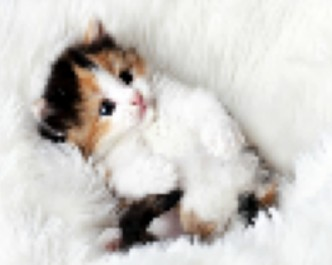
#> input picture 5_Conv/tutorial_image/kitty.jpg, 332 x 265 px
$ jupyter execute 1.im2col.ipynb
#> lines starting #> are read from the running program, lines starting #| are printed output that depends on the picture
[cell 1]
# To add a new cell, type '# %%'
# To add a new markdown cell, type '# %% [markdown]'
# %%
import numpy as np
import pandas as pd
import cv2
import matplotlib.pyplot as plt

def gaussian_kernel2d(size, sigma):

    s = 2 * sigma ** 2
    center = size // 2
    output = np.zeros((size, size))
    for i in range(size):
        for j in range(size):
            y = i - center
            x = j - center
            output[i, j] = np.exp(-(x ** 2 + y ** 2) / s)
    return output / np.sum(output)

image = cv2.imread("tutorial_image/kitty.jpg")
#> image is the input picture: shape (265, 332, 3); mean B, G, R 200.9, 204.9, 207.8
print(f"{image.shape}")
#| (265, 332, 3)

# BCHW -> NCHW
itensor = image.transpose(2,0,1)[None] # 在前面加一个维度。在最后加一个维度呢？
print(itensor.shape)
#| (1, 3, 265, 332)

kernel = np.vstack([
    np.array(
    [
        [1, 1, -1],
        [1, -8, -1],
        [1, 1, -1]
    ])[None] / 8,
    np.array(
    [
        [1, 0, -1],
        [1, 0, -1],
        [1, 0, -1]
    ])[None],
    gaussian_kernel2d(3, 10)[None]
    #gaussian_kernel2d(3, 1)[None]
])


n, c, h, w = itensor.shape
#> n = 1; c = 3; h = 265; w = 332
print("itensor:",n, c, h, w)
#| itensor: 1 3 265 332

kc, ks, _ = kernel.shape
print("kernel:", kc, ks, ks)


#* 计算输出维度的列数s = (image_width - kernel_width + 1) x (image_height - kernel_height + 1)
# for one image
s = (w - ks + 1) * (h - ks + 1)
#> s = 86790
print(s)
#| 86790
kernel.shape
image.shape
itensor.shape


# %%
column = np.zeros((ks * ks * kc, s)) # for one image
column.shape


# %%
krow = kernel.reshape(-1, ks**2*kc)
krow.shape


# %%
st_offset = ks // 2
end_offset = -(ks // 2)
st_offset, end_offset

[cell 2]
ksize = ks * ks

for ic in range(c):
    col_x = 0 # 从column 的第0列开始填数
    for cy in range(st_offset, h + end_offset):
        for cx in range(st_offset, w + end_offset):
            for ky in range(ks):
                for kx in range(ks):
                    pixel_value = itensor[0, ic, cy - st_offset + ky, cx - st_offset + kx]
                    col_y = ic * ksize + ky * ks + kx # !!!先定位高维度，再定义低纬度
                    column[col_y, col_x] = pixel_value

            col_x += 1 # 每完成完一个感受野，就到column 的下一列

[cell 3]
def save_var_to_pkl(var, file_name):
    import pickle as pkl
    pkl.dump(var,open(f"{file_name}","wb"))

def load_var_from_pkl(file_name):
    import pickle as pkl
    return pkl.load(open(f"{file_name}","rb"))

[cell 4]
# save_var_to_pkl(column, "my_column.pkl")

[cell 5]
output = krow @ column
out_image = output.reshape(h - ks + 1, w - ks + 1)
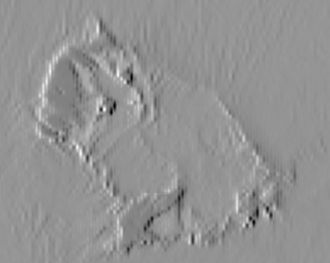
#> out_image: shape (263, 330) float64; min -419.3, max 406.8, mean 57; drawn with min black and max white
out_image = (out_image - np.min(out_image) / (np.max(out_image) - np.min(out_image)))
plt.imshow(out_image, cmap="Greys")


$ run again, with 5_Conv/tutorial_image/formula.jpg copied over 5_Conv/tutorial_image/kitty.jpg
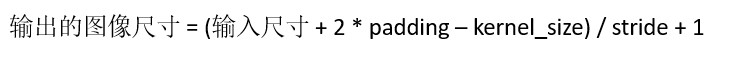
#> input picture 5_Conv/tutorial_image/formula.jpg, 730 x 58 px
#> image is the input picture: shape (58, 730, 3); min 0, max 255, mean 238.4
#| (58, 730, 3)
#| (1, 3, 58, 730)
#| itensor: 1 3 58 730
#| 40768
#> `out_image = output.reshape(h - ks + 1, w - ks + 1)`:
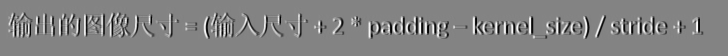
#> out_image: shape (56, 728) float64; min -906.7, max 970.9, mean 59.5; drawn with min black and max white
